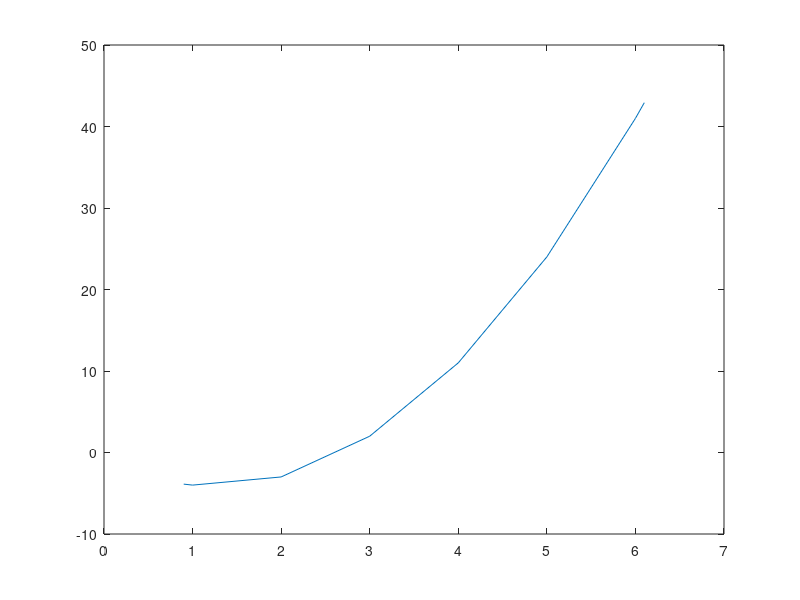

Write MATLAB code to recreate this figure. (Note: this script raises an error after producing the figure.)

x = [0.9,1,2,3,4,5,6,6.1];
z = 2 .* x.^2 - 5 * x - 1;
z = z';
%z = [0.5,0.7,1.2,1.5,2,2.1,4,5]';
n_nodes = length(x);
figure
plot(x, z);
hold on;
di = 4;
vandermonde = zeros(n_nodes, n_nodes);

for r = 1:n_nodes
    pt = x(r);
    [phi dphidx] = MLS_ShapeFunction_1D(pt, x, di);
    vandermonde(r, :) = phi;
end
% $$$ vandermonde
% $$$ z
U = vandermonde \ z;
n_samples = 101;
pts = [0:0.08:8];
zz = zeros(n_samples, 1);
for pt = 1:n_samples
     [phi dphidx] = MLS_ShapeFunction_1D(pts(pt), x, di);
     zz(pt) = phi * U;
end
plot(pts, zz, 'r')

